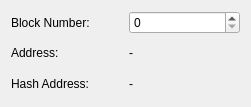
<?xml version="1.0" encoding="UTF-8"?>
<ui version="4.0">
 <class>StfsToolsDialog</class>
 <widget class="QDialog" name="StfsToolsDialog">
  <property name="geometry">
   <rect>
    <x>0</x>
    <y>0</y>
    <width>251</width>
    <height>107</height>
   </rect>
  </property>
  <property name="windowTitle">
   <string>STFS Tool</string>
  </property>
  <property name="windowIcon">
   <iconset resource="Resources.qrc">
    <normaloff>:/Images/Leaner24.png</normaloff>:/Images/Leaner24.png</iconset>
  </property>
  <layout class="QVBoxLayout" name="verticalLayout_4" stretch="9">
   <item>
    <layout class="QVBoxLayout" name="verticalLayout_3">
     <item>
      <layout class="QHBoxLayout" name="horizontalLayout_2">
       <item>
        <widget class="QLabel" name="label">
         <property name="text">
          <string>Block Number:</string>
         </property>
        </widget>
       </item>
       <item>
        <widget class="QSpinBox" name="spnBlock">
         <property name="maximum">
          <number>16777215</number>
         </property>
        </widget>
       </item>
      </layout>
     </item>
     <item>
      <layout class="QHBoxLayout" name="horizontalLayout">
       <item>
        <layout class="QVBoxLayout" name="verticalLayout_2">
         <item>
          <widget class="QLabel" name="label_2">
           <property name="text">
            <string>Address:</string>
           </property>
          </widget>
         </item>
         <item>
          <widget class="QLabel" name="label_3">
           <property name="text">
            <string>Hash Address:</string>
           </property>
          </widget>
         </item>
        </layout>
       </item>
       <item>
        <layout class="QVBoxLayout" name="verticalLayout">
         <item>
          <widget class="QLabel" name="lblAddr">
           <property name="text">
            <string>-</string>
           </property>
          </widget>
         </item>
         <item>
          <widget class="QLabel" name="lblHashAddr">
           <property name="text">
            <string>-</string>
           </property>
          </widget>
         </item>
        </layout>
       </item>
      </layout>
     </item>
    </layout>
   </item>
  </layout>
 </widget>
 <resources>
  <include location="Resources.qrc"/>
 </resources>
 <connections/>
</ui>
